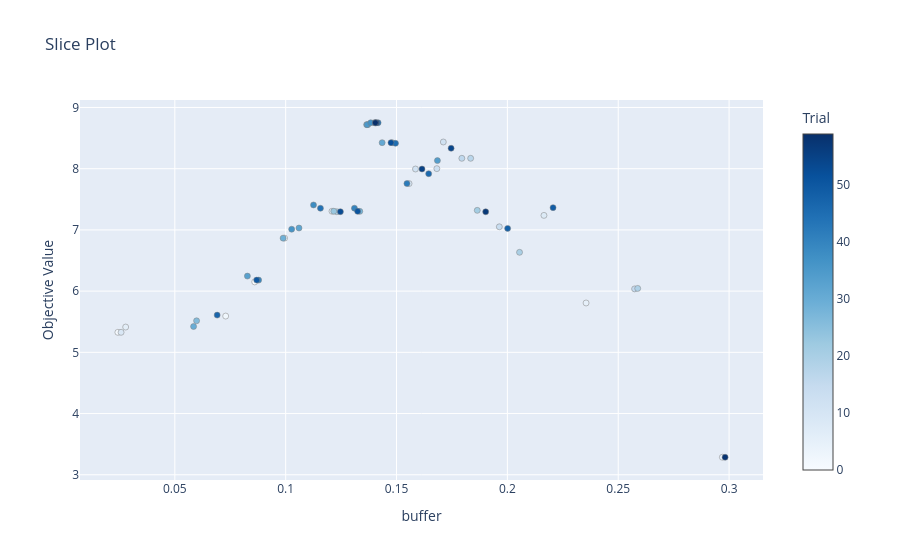

The cell this chart's notebook holds for it:
### Markdown cell above
## C. Execution de l'optimisation

### Code cell
study = optuna.create_study(direction="maximize")
study.optimize(objective, n_trials=60)
best_buffer = study.best_params["buffer"]

print(f"\nBuffer Optimal trouvé : {best_buffer:.4f}")

# Visualisation de la stabilité du buffer
optuna.visualization.plot_slice(study, params=["buffer"]).show()

### Figure 1 — Plotly figure (JSON) as saved in the notebook; plotly's stock layout.template omitted (floating-point values rounded to 4 significant figures)
{"data": [{"marker": {"color": [0, 1, 2, 3, 4, 5, 6, 7, 8, 9, 10, 11, 12, 13, 14, 15, 16, 17, 18, 19, 20, 21, 22, 23, 24, 25, 26, 27, 28, 29, 30, 31, 32, 33, 34, 35, 36, 37, 38, 39, 40, 41, 42, 43, 44, 45, 46, 47, 48, 49, 50, 51, 52, 53, 54, 55, 56, 57, 58, 59], "colorbar": {"title": {"text": "Trial"}, "x": 1, "xpad": 40}, "colorscale": [[0, "rgb(247,251,255)"], [0.125, "rgb(222,235,247)"], [0.25, "rgb(198,219,239)"], [0.375, "rgb(158,202,225)"], [0.5, "rgb(107,174,214)"], [0.625, "rgb(66,146,198)"], [0.75, "rgb(33,113,181)"], [0.875, "rgb(8,81,156)"], [1, "rgb(8,48,107)"]], "line": {"color": "Grey", "width": 0.5}}, "mode": "markers", "name": "Feasible Trial", "showlegend": false, "type": "scatter", "x": [0.08604, 0.02432, 0.07294, 0.09953, 0.297, 0.2355, 0.02783, 0.1209, 0.2165, 0.02576, 0.1556, 0.1585, 0.1711, 0.1682, 0.1964, 0.2574, 0.1795, 0.1834, 0.123, 0.2588, 0.2055, 0.1864, 0.1371, 0.1217, 0.148, 0.1365, 0.05982, 0.14, 0.1334, 0.09884, 0.05846, 0.1435, 0.106, 0.08274, 0.1684, 0.1367, 0.1027, 0.1384, 0.1126, 0.0878, 0.131, 0.1405, 0.1547, 0.1417, 0.1157, 0.1495, 0.1645, 0.0691, 0.2001, 0.2206, 0.08693, 0.1325, 0.1475, 0.1247, 0.1746, 0.1615, 0.141, 0.1902, 0.2982, 0.1405], "y": [6.151, 5.327, 5.592, 6.866, 3.286, 5.807, 5.413, 7.305, 7.237, 5.327, 7.757, 7.995, 8.436, 8.001, 7.051, 6.037, 8.17, 8.17, 7.297, 6.044, 6.634, 7.319, 8.72, 7.305, 8.425, 8.72, 5.515, 8.751, 7.303, 6.866, 5.422, 8.425, 7.031, 6.246, 8.132, 8.72, 7.011, 8.751, 7.408, 6.18, 7.355, 8.751, 7.757, 8.751, 7.354, 8.414, 7.918, 5.608, 7.025, 7.364, 6.18, 7.303, 8.425, 7.297, 8.334, 7.995, 8.751, 7.296, 3.286, 8.751]}], "layout": {"title": {"text": "Slice Plot"}, "xaxis": {"title": {"text": "buffer"}}, "yaxis": {"title": {"text": "Objective Value"}}}}
